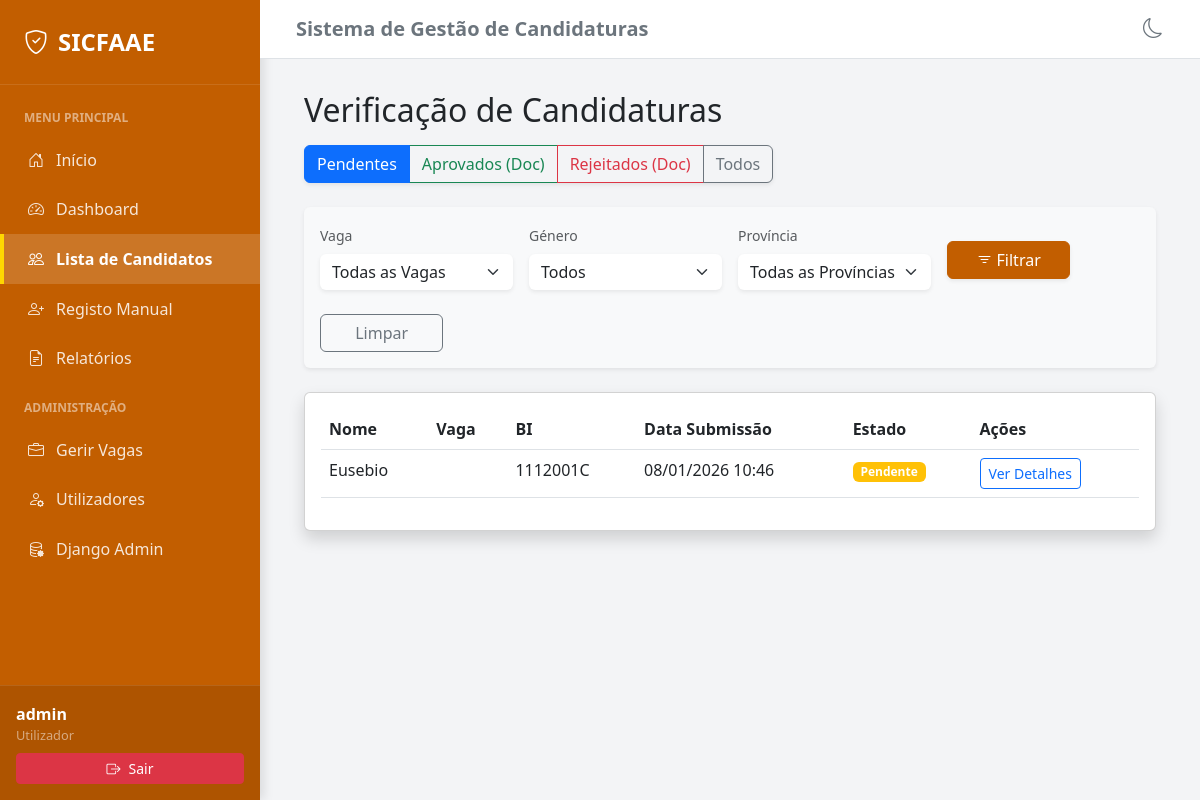
Page /candidaturas/gestao/lista/ (signed in) on the committed database.
### candidaturas/models.py (models this page shows, shortened)
class Candidato(models.Model):
    class Estado(models.TextChoices):
        PENDENTE = 'PENDENTE', _('Pendente')
        DOCS_APROVADOS = 'DOCS_APROVADOS', _('Documentos Aprovados')
        DOCS_REJEITADOS = 'DOCS_REJEITADOS', _('Documentos Rejeitados')
        ENTREVISTA_AGENDADA = 'ENTREVISTA_AGENDADA', _('Entrevista Agendada')
        ENTREVISTA_APROVADA = 'ENTREVISTA_APROVADA', _('Aprovado na Entrevista')
        ENTREVISTA_REPROVADA = 'ENTREVISTA_REPROVADA', _('Reprovado na Entrevista')
        CONTRATADO = 'CONTRATADO', _('Contratado/Credenciais Geradas')
    class Genero(models.TextChoices):
        MASCULINO = 'M', _('Masculino')
        FEMININO = 'F', _('Feminino')
    vaga = models.ForeignKey(
        'Vaga',
        on_delete=models.PROTECT,
        verbose_name=_("Vaga a Candidatar"),
        related_name='candidatos',
        null=True,
        blank=True
    )
    nome_completo = models.CharField(_("Nome Completo"), max_length=255)
    genero = models.CharField(
        _("Género"),
        max_length=1,
        choices=Genero.choices,
        default=Genero.MASCULINO
    )
    numero_bi = models.CharField(_("Número de BI"), max_length=20, unique=True)
    numero_telefone = models.CharField(_("Número de Telefone"), max_length=15)
    provincia = models.ForeignKey(
        Provincia,
        on_delete=models.PROTECT,
        verbose_name=_("Província"),
        related_name='candidatos',
        null=True,
        blank=True
    )
    distrito = models.ForeignKey(
        Distrito,
        on_delete=models.PROTECT,
        verbose_name=_("Distrito"),
        related_name='candidatos',
        null=True,
        blank=True
    )
    endereco = models.TextField(_("Endereço (Bairro/Rua)"), blank=True)
    arquivo_cv = models.FileField(_("Curriculum Vitae (CV)"), upload_to='candidatos/cv/', null=True, blank=True)
    arquivo_bi = models.FileField(_("Cópia do BI"), upload_to='candidatos/bi/', null=True, blank=True)
    arquivo_certificado = models.FileField(_("Certificado de Habilitações"), upload_to='candidatos/certificados/', null=True, blank=True)
    foto = models.ImageField(_("Foto"), upload_to='candidatos/fotos/', blank=True, null=True)
    estado = models.CharField(
        _("Estado da Candidatura"),
        max_length=20,
        choices=Estado.choices,
        default=Estado.PENDENTE
    )
    observacoes = models.TextField(_("Observações"), blank=True, null=True)
    validacao_bi = models.BooleanField(_("BI Válido"), default=False)
    validacao_cv = models.BooleanField(_("CV Válido"), default=False)
    validacao_certificado = models.BooleanField(_("Certificado Válido"), default=False)
    validacao_nuit = models.BooleanField(_("NUIT (Se aplicável)"), default=False)
    validacao_registo_criminal = models.BooleanField(_("Registo Criminal"), default=False)
    validacao_atestado_medico = models.BooleanField(_("Atestado Médico"), default=False)
    validacao_requerimento = models.BooleanField(_("Requerimento Assinado"), default=False)
    data_entrevista = models.DateTimeField(_("Data da Entrevista"), null=True, blank=True)
    data_criacao = models.DateTimeField(auto_now_add=True)
    data_atualizacao = models.DateTimeField(auto_now=True)
    history = HistoricalRecords()
    class Meta:
        verbose_name = _("Candidato")
        verbose_name_plural = _("Candidatos")

### candidaturas/views.py (the view)
# urls.py: path('gestao/lista/', views.ListaVerificacaoView.as_view(), name='lista_verificacao'),
class ListaVerificacaoView(LoginRequiredMixin, generic.ListView):
    model = Candidato
    template_name = 'candidaturas/lista_candidatos.html'
    context_object_name = 'candidatos'
    def get_queryset(self):
        queryset_base = obter_candidatos_acessiveis(self.request.user)
        filtro_estado = self.request.GET.get('estado', Candidato.Estado.PENDENTE)
        filtro_vaga = self.request.GET.get('vaga')
        filtro_genero = self.request.GET.get('genero')
        qs = queryset_base
        if filtro_estado != 'TODOS':
            if filtro_estado == Candidato.Estado.DOCS_APROVADOS:
                 qs = qs.filter(estado__in=[
                    Candidato.Estado.DOCS_APROVADOS,
                    Candidato.Estado.ENTREVISTA_AGENDADA,
                    Candidato.Estado.ENTREVISTA_APROVADA,
                    Candidato.Estado.ENTREVISTA_REPROVADA,
                    Candidato.Estado.CONTRATADO
                ])
            else:
                qs = qs.filter(estado=filtro_estado)
        if filtro_vaga:
            qs = qs.filter(vaga__id=filtro_vaga)
        if filtro_genero:
            qs = qs.filter(genero=filtro_genero)
        filtro_provincia = self.request.GET.get('provincia')
        if (self.request.user.is_superuser or obter_perfil_usuario(self.request.user).nivel == PerfilUtilizador.Nivel.CENTRAL) and filtro_provincia:
             qs = qs.filter(provincia__id=filtro_provincia)
        return qs.order_by('-data_criacao')
    def get_context_data(self, **kwargs):
        context = super().get_context_data(**kwargs)
        context['estado_atual'] = self.request.GET.get('estado', Candidato.Estado.PENDENTE)
        context['vaga_atual'] = self.request.GET.get('vaga', '')
        context['genero_atual'] = self.request.GET.get('genero', '')
        from .models import Vaga, Provincia
        context['vagas'] = Vaga.objects.filter(ativa=True)
        context['generos'] = Candidato.Genero.choices
        ul = obter_exibicao_nivel_usuario(self.request.user)
        context['nivel_usuario'] = ul
        context['apenas_visualizacao'] = "Superusuário" in ul or "STAE Central" in ul
        if "Superusuário" in ul or "STAE Central" in ul:
            context['provincias'] = Provincia.objects.all().order_by('nome')
            context['provincia_atual'] = self.request.GET.get('provincia', '')
        return context

### templates/candidaturas/lista_candidatos.html (shortened to what this page needs)
{% extends 'candidaturas/base.html' %}
{% block content %}
<div class="row mb-4">
    <div class="col">
        <h2 class="mb-3">Verificação de Candidaturas</h2>
        <div class="mb-4">
            <div class="btn-group shadow-sm">
                <a href="?estado=PENDENTE"
                    class="btn btn-outline-primary {% if estado_atual == 'PENDENTE' %}active{% endif %}">
                    Pendentes
                </a>
                <a href="?estado=DOCS_APROVADOS"
                    class="btn btn-outline-success {% if estado_atual == 'DOCS_APROVADOS' %}active{% endif %}">
                    Aprovados (Doc)
                </a>
                <a href="?estado=DOCS_REJEITADOS"
                    class="btn btn-outline-danger {% if estado_atual == 'DOCS_REJEITADOS' %}active{% endif %}">
                    Rejeitados (Doc)
                </a>
                <a href="?estado=TODOS&vaga={{ vaga_atual }}&genero={{ genero_atual }}"
                    class="btn btn-outline-secondary {% if estado_atual == 'TODOS' %}active{% endif %}">
                    Todos
                </a>
            </div>
        </div>
        <div class="card mb-4 shadow-sm border-0 bg-light">
            <div class="card-body">
                <form method="get" class="row g-3 align-items-center">
                    <div class="col-md-3">
                        <label class="form-label small text-muted">Vaga</label>
                        <select name="vaga" class="form-select border-0 shadow-sm">
                            <option value="">Todas as Vagas</option>
                        </select>
                    </div>
                    <div class="col-md-3">
                        <label class="form-label small text-muted">Género</label>
                        <select name="genero" class="form-select border-0 shadow-sm">
                            <option value="">Todos</option>
                        </select>
                    </div>
                    {% if provincias %}
                    <div class="col-md-3">
                        <label class="form-label small text-muted">Província</label>
                        <select name="provincia" class="form-select border-0 shadow-sm">
                            <option value="">Todas as Províncias</option>
                        </select>
                    </div>
                    {% endif %}
                    <div class="col-md-2 mt-4">
                        <button type="submit" class="btn btn-primary w-100 shadow-sm">
                            <i class="bi bi-filter me-1"></i>Filtrar
                        </button>
                    </div>
                    <div class="col-md-2 mt-4">
                        <a href="?estado={{ estado_atual }}" class="btn btn-outline-secondary w-100">
                            Limpar
                        </a>
                    </div>
                </form>
            </div>
        </div>
        <div class="card shadow">
            <div class="card-body">
                {% if candidatos %}
                <table class="table table-hover">
                    <thead>
                        <tr>
                            <th>Nome</th>
                            <th>Vaga</th>
                            <th>BI</th>
                            <th>Data Submissão</th>
                            <th>Estado</th>
                            <th>Ações</th>
                        </tr>
                    </thead>
                    <tbody>
                        {% for c in candidatos %}
                        <tr>
                            <td>{{ c.nome_completo }}</td>
                            <td>{{ c.get_funcao_display }}</td>
                            <td>{{ c.numero_bi }}</td>
                            <td>{{ c.data_criacao|date:"d/m/Y H:i" }}</td>
                            <td><span class="badge bg-warning">{{ c.get_estado_display }}</span></td>
                            <td>
                                {% if apenas_visualizacao %}
                                <a href="{% url 'candidaturas:detalhe_candidato' c.pk %}"
                                    class="btn btn-sm btn-outline-primary">Ver Detalhes</a>
                                {% else %}
                                <a href="{% url 'candidaturas:detalhe_candidato' c.pk %}"
                                    class="btn btn-sm btn-primary">Verificar</a>
                                {% endif %}
                            </td>
                        </tr>
                        {% endfor %}
                    </tbody>
                </table>
                {% else %}
                <p class="text-muted text-center py-4">Nenhuma candidatura encontrada com este filtro.</p>
                {% endif %}
            </div>
        </div>
    </div>
</div>
{% endblock %}

### templates/candidaturas/base.html (shortened to what this page needs)
{% load static %}
<!DOCTYPE html>
<html lang="pt">
<head>
    <link href="https://cdn.jsdelivr.net/npm/bootstrap@5.3.0/dist/css/bootstrap.min.css" rel="stylesheet">
    <link rel="stylesheet" href="https://cdn.jsdelivr.net/npm/bootstrap-icons@1.11.1/font/bootstrap-icons.css">
</head>
<body class="{% if not user.is_authenticated %}public-layout{% endif %}">
    {% if user.is_authenticated %}
    <div id="wrapper">
        <nav id="sidebar-wrapper">
            <div class="sidebar-heading">
                <i class="bi bi-shield-check"></i> SICFAAE
            </div>
            <div class="sidebar-menu nav flex-column">
                <div class="small fw-bold text-uppercase px-4 mb-2 mt-2 text-white-50" style="font-size: 0.75rem;">Menu
                    Principal</div>
                <a href="{% url 'candidaturas:inicio' %}"
                    class="nav-link {% if request.resolver_match.url_name == 'inicio' %}active{% endif %}">
                    <i class="bi bi-house-door"></i> Início
                </a>
                <a href="{% url 'candidaturas:painel_controlo' %}"
                    class="nav-link {% if request.resolver_match.url_name == 'painel_controlo' %}active{% endif %}">
                    <i class="bi bi-speedometer2"></i> Dashboard
                </a>
                <a href="{% url 'candidaturas:lista_verificacao' %}"
                    class="nav-link {% if request.resolver_match.url_name == 'lista_verificacao' %}active{% endif %}">
                    <i class="bi bi-people"></i> Lista de Candidatos
                </a>
                <a href="{% url 'candidaturas:registar_candidatura_manual' %}"
                    class="nav-link {% if request.resolver_match.url_name == 'registar_candidatura_manual' %}active{% endif %}">
                    <i class="bi bi-person-plus"></i> Registo Manual
                </a>
                <a href="{% url 'candidaturas:relatorios' %}"
                    class="nav-link {% if request.resolver_match.url_name == 'relatorios' %}active{% endif %}">
                    <i class="bi bi-file-earmark-text"></i> Relatórios
                </a>
                {% if user.is_superuser or user.perfil.nivel == 'CENTRAL' or user.perfil.nivel == 'PROVINCIAL' %}
                <div class="small fw-bold text-uppercase px-4 mb-2 mt-3 text-white-50" style="font-size: 0.75rem;">
                    Administração</div>
                <a href="/admin/candidaturas/vaga/" target="_blank" class="nav-link">
                    <i class="bi bi-briefcase"></i> Gerir Vagas
                </a>
                <a href="{% url 'candidaturas:gestao_utilizadores' %}"
                    class="nav-link {% if request.resolver_match.url_name == 'gestao_utilizadores' %}active{% endif %}">
                    <i class="bi bi-person-gear"></i> Utilizadores
                </a>
                {% if user.is_superuser %}
                <a href="/admin/" target="_blank" class="nav-link">
                    <i class="bi bi-database-gear"></i> Django Admin
                </a>
                {% endif %}
                {% endif %}
            </div>
            <div class="sidebar-footer">
                <div class="d-flex align-items-center mb-2">
                    <div class="flex-grow-1 text-truncate">
                        <div class="fw-bold">{{ user.first_name|default:user.username }}</div>
                        <div class="small text-white-50" style="font-size: 0.8rem;">
                            {{ user.perfil.get_nivel_display|default:'Utilizador' }}
                        </div>
                    </div>
                </div>
                <form action="{% url 'logout' %}" method="post">
                    <button type="submit"
                        class="btn btn-danger btn-sm w-100 d-flex align-items-center justify-content-center gap-2">
                        <i class="bi bi-box-arrow-right"></i> Sair
                    </button>
                </form>
            </div>
        </nav>
        <div id="page-content-wrapper">
            <nav class="navbar navbar-expand-lg border-bottom sticky-top bg-white">
                <div class="container-fluid">
                    <h5 class="mb-0 text-secondary fw-bold d-none d-md-block">Sistema de Gestão de Candidaturas</h5>
                    <div class="ms-auto d-flex align-items-center gap-3">
                        <button class="btn btn-link text-secondary p-0" id="bd-theme-toggle" title="Alternar Tema">
                            <i id="theme-icon" class="bi bi-moon fs-5"></i>
                        </button>
                    </div>
                </div>
            </nav>
            <div class="content-container">
                <div class="container-fluid">
                        {% endif %}
                        {% block content %}{% endblock %}
                        {% if user.is_authenticated %}
                    </div>
                </div>
            </div>
        </div>
        {% else %}
    </div>
    {% endif %}
</body>
</html>

### rows in the picture
Candidato: nome_completo "Eusebio", numero_bi "1112001C", data_criacao "08/01/2026 10:46", estado "Pendente"

### other values in the picture
{{ user.first_name|default:user.username }} "admin"
{{ user.perfil.get_nivel_display|default:'Utilizador' }} "Utilizador"
